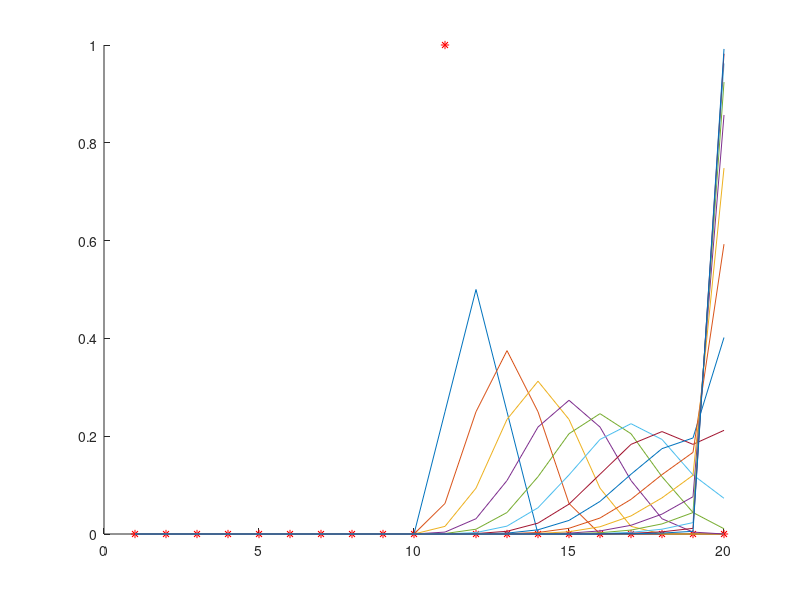

Here is the MATLAB script that generated this plot:
% Filtro discreto de Bayes
belif=[zeros(10, 1);1; zeros(9,1)];

aux=0;
x=2;


aux=[.25 .5 .25 zeros(1,length(belif)-3)];
u=[];
for i=1:length(belif)-2
  u=[u;shift(aux,i-1)];
endfor
u=[u;[zeros(1,length(belif)-2) .25 .75]];
u=[u;[zeros(1,length(belif)-1) 1]];

figure;hold on;
plot(belif,'*r');
for i=1:15
  belif=sum(u.*belif,1)'; % Se aplica un comando de accion
  plot(belif);
endfor

%%% FALTA COMANDO HACIA ATRAS %%%%%%%%%%%%%%%%%%%%%%%

%for posAntes=1:length(belif)
%
%  if posAntes==length(belif)-1
%    aux=[zeros(1,length(belif-2)) .25 .75] % Comando de accion
%  elseif posAntes==length(belif)
%    aux=[zeros(1,length(belif-1)) 1] % Comando de accion
%  else
%    aux=shift(u,posAntes-1) % Comando de accion
%  endif
%  
%  for j=1:length(belif)
%    auxBelif+=u(x)*belif(posAntes)  % prob(x|posAntes)*bel(posAntes)
%  endfor
%
%%belif(i)=
%endfor